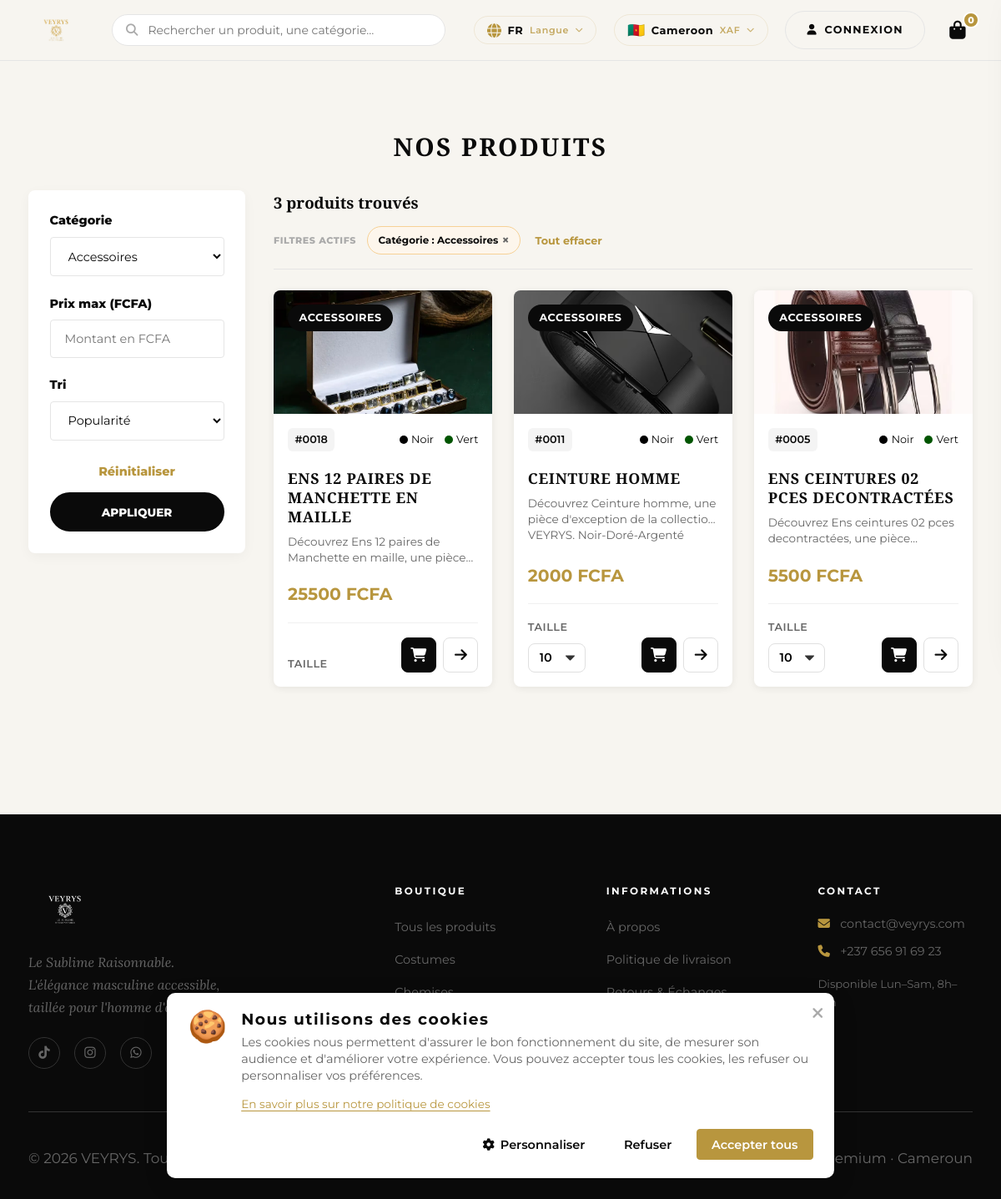
The app's page /accessoires/ with its own data.
### shop/models.py (models this page shows, shortened)
class Category(models.Model):
    name = models.CharField(max_length=100)
    slug = models.SlugField(unique=True, blank=True)
    class Meta:
        verbose_name_plural = "Categories"

class Product(models.Model):
    category = models.ForeignKey(Category, related_name='products', on_delete=models.CASCADE)
    name = models.CharField(max_length=255)
    slug = models.SlugField(unique=True, blank=True)
    description = models.TextField(blank=True)
    price = models.DecimalField(max_digits=12, decimal_places=2)
    colors = models.CharField(max_length=255, default=DEFAULT_COLORS, help_text="List of colors separated by comma")
    sizes = models.CharField(max_length=255, default=DEFAULT_CLOTHING_SIZES, help_text="List of sizes separated by comma")
    stock = models.PositiveIntegerField(default=10)
    created = models.DateTimeField(auto_now_add=True)
    updated = models.DateTimeField(auto_now=True)
    is_active = models.BooleanField(default=True)
    def get_color_options(self):
        return [value.strip() for value in (self.colors or "").split(",") if value.strip()]
    def get_size_options(self):
        return [value.strip() for value in (self.sizes or "").split(",") if value.strip()]
    @property
    def is_belt_product(self):
        product_name = (self.name or "").lower()
        return "ceinture" in product_name or "belt" in product_name
    @property
    def has_single_size(self):
        return len(self.get_size_options()) == 1
    @property
    def size_label(self):
        if self.is_belt_product:
            return "Tour de ceinture (cm)"
        return "Taille"

class ProductImage(models.Model):
    product = models.ForeignKey(Product, related_name='images', on_delete=models.CASCADE)
    image = models.ImageField(upload_to='products/%Y/%m/%d/')
    alt_text = models.CharField(max_length=255, blank=True)

### shop/views.py (the view)
# urls.py: path('', views.product_list, name='product_list'),
def product_list(request, category_slug=None):
    category_filter = request.GET.get('category')
    max_price = request.GET.get('max_price')
    sort = request.GET.get('sort')
    has_filters = bool(category_filter or max_price or sort)
    if request.GET.get('refresh'):
        cache.delete('products_all')
        for cat in Category.objects.all():
            cache.delete(f'products_{cat.slug}')
    context = None
    if not has_filters:
        cache_key = f'products_{category_slug or "all"}'
        context = cache.get(cache_key)
    if not context:
        from django.db.models import Count
        categories = list(Category.objects.annotate(p_count=Count('products')).filter(p_count__gt=0))
        products_qs = Product.objects.filter(is_active=True)
        category = None
        active_category_slug = category_slug or category_filter
        if active_category_slug:
            category = get_object_or_404(Category, slug=active_category_slug)
            products_qs = products_qs.filter(category=category)
        if max_price:
            try:
                products_qs = products_qs.filter(price__lte=float(max_price))
            except ValueError:
                pass
        if sort == 'price_asc':
            products_qs = products_qs.order_by('price')
        elif sort == 'price_desc':
            products_qs = products_qs.order_by('-price')
        elif sort == 'newest':
            products_qs = products_qs.order_by('-created')
        else:
            products_qs = products_qs.order_by('-id')
        products = list(products_qs.prefetch_related('images'))
        context = {
            'category': category,
            'categories': categories,
            'products': products,
        }
        if not has_filters:
            cache_key = f'products_{category_slug or "all"}'
            cache.set(cache_key, context, 3600)
    context = dict(context)
    _attach_list_add_forms(context['products'])
    return render(request, 'shop/product/list.html', context)

### shop/cart.py (called while the page is built)
    def __len__(self):
        return sum(item['quantity'] for item in self.cart.values())

### shop/context_processors.py (called while the page is built)
def cart(request):
    return {'cart': Cart(request)}

def seo(request):
    return {
        'site_url': settings.SITE_URL,
        'current_absolute_url': request.build_absolute_uri(),
    }

### shop/views.py (called while the page is built)
def _attach_list_add_forms(products):
    for product in products:
        product.cart_form = CartAddProductForm(
            product=product,
            initial={'quantity': 1, 'override': False},
        )

### shop/templates/shop/product/list.html (shortened to what this page needs)
{% extends "base.html" %}
{% load static %}
{% block content %}
<div id="home-page-content">
<section id="collections" class="section">
  <div class="container">
    <h2 class="mobile-top-title" style="font-family: var(--font-display); font-size: 1.75rem; font-weight: 800; margin-bottom: 2rem; text-transform: uppercase; text-align: center;">Nos Produits</h2>
    <div class="shop-layout">
      <aside class="shop-sidebar">
        <form action="{% url 'shop:product_list' %}" method="get" class="shop-filter-form">
          <div class="filter-group">
            <label>Catégorie</label>
            <select name="category">
              {% for c in categories %}
              <option value="{{ c.slug }}" {% if category.slug == c.slug or request.GET.category == c.slug %}selected{% endif %}>{{ c.name }}</option>
              {% endfor %}
            </select>
          </div>
          <div class="filter-group">
            <label>Prix max (FCFA)</label>
            <input type="number" name="max_price" placeholder="Montant en FCFA" value="{{ request.GET.max_price }}">
          </div>
          <div class="filter-group">
            <label>Tri</label>
            <select name="sort">
              <option value="popularity" {% if request.GET.sort == 'popularity' %}selected{% endif %}>Popularité</option>
            </select>
          </div>
          <div class="filter-actions">
            <a href="{% url 'shop:product_list' %}" class="btn-reset">Réinitialiser</a>
            <button type="submit" class="btn-submit">Appliquer</button>
          </div>
        </form>
      </aside>
      <main class="shop-main">
        <div class="shop-main-header">
           <span class="product-count">{{ products|length }} produit{{ products|length|pluralize }} trouvé{{ products|length|pluralize }}</span>
           {% if category or request.GET.max_price %}
           <div class="active-filters-tags">
              <span class="active-label">FILTRES ACTIFS</span>
              {% if category %}
                <span class="active-pill">Catégorie : {{ category.name }} <a href="{% url 'shop:product_list' %}">×</a></span>
              {% endif %}
              <a href="{% url 'shop:product_list' %}" class="clear-all">Tout effacer</a>
           </div>
           {% endif %}
        </div>
        {% if products %}
        <div class="product-grid" role="list" aria-label="Liste des produits">
      {% for product in products %}
      <article class="product-card" role="listitem" itemscope itemtype="https://schema.org/Product">
        <div class="product-card__media">
          <a href="{% url 'shop:product_detail' product.id product.slug %}" tabindex="-1" aria-hidden="true">
            {% with image=product.images.first %}
            {% if image %}
            <img src="{{ image.image.url }}" alt="{{ product.name }} — VEYRYS" loading="lazy" itemprop="image">
            {% else %}
            <img src="{% static 'img/logo.png' %}" alt="{{ product.name }} — Image non disponible" loading="lazy">
            {% endif %}
            {% endwith %}
          </a>
          <span class="product-card__badge mockup-badge">{{ product.category.name|upper }}</span>
        </div>
        <div class="product-card__body mockup-body">
          <div class="mockup-meta">
            <span class="mockup-sku">#{{ product.id|stringformat:"04d" }}</span>
            {% if product.colors %}
            <div class="mockup-colors">
              {% for color_name in product.get_color_options %}
                <span class="mockup-color-item">
                  <span class="mockup-color-dot" data-color="{{ color_name|lower }}"></span>
                  {{ color_name|title }}
                </span>
              {% endfor %}
            </div>
            {% endif %}
          </div>
          <h3 class="product-card__name mockup-name">
            <a href="{% url 'shop:product_detail' product.id product.slug %}">{{ product.name|upper }}</a>
          </h3>
          {% if product.description %}
          <p class="product-card__desc mockup-desc">{{ product.description|truncatewords:15 }}</p>
          {% endif %}
          <p class="product-card__price mockup-price" itemprop="offers" itemscope itemtype="https://schema.org/Offer">
            <span itemprop="price" content="{{ product.price }}">{{ product.price|floatformat:0 }}</span>
            <span itemprop="priceCurrency" content="XAF"> FCFA</span>
          </p>
          <div class="mockup-divider"></div>
          <div class="mockup-footer">
            <form action="{% url 'shop:cart_add' product.id %}" method="post" class="ajax-cart-form mockup-cart-form" aria-label="Ajouter au panier">
              <div class="mockup-form-layout">
                <div class="mockup-size-wrapper">
                  <label>TAILLE</label>
                  {{ product.cart_form.selected_size }}
                </div>
                <div class="mockup-actions">
                  <button type="submit" class="mockup-btn-add" aria-label="Ajouter au panier">
                    <i class="fas fa-shopping-cart" aria-hidden="true"></i>
                  </button>
                  <a href="{% url 'shop:product_detail' product.id product.slug %}" class="mockup-btn-view" aria-label="Voir les détails">
                    <i class="fas fa-arrow-right" aria-hidden="true"></i>
                  </a>
                </div>
              </div>
            </form>
          </div>
        </div>
      </article>
      {% endfor %}
    </div>
    {% endif %}
      </main>
    </div>
  </div>
</section>
</div>
{% endblock %}

### records on screen
Category: name "Accessoires"
Product: images.first.image (picture), category.name "ACCESSOIRES", id "0018", get_color_options "Noir" "Vert", name "ENS 12 PAIRES DE MANCHETTE EN MAILLE", description "Découvrez Ens 12 paires de Manchette en maille, une…", price "25500"
Product: images.first.image (picture), category.name "ACCESSOIRES", id "0011", get_color_options "Noir" "Vert", name "CEINTURE HOMME", description "Découvrez Ceinture homme, une pièce d'exception de la collection VEYRYS. Noir-Doré-Argenté", price "2000"
Product: images.first.image (picture), category.name "ACCESSOIRES", id "0005", get_color_options "Noir" "Vert", name "ENS CEINTURES 02 PCES DECONTRACTÉES", description "Découvrez Ens ceintures 02 pces decontractées, une…", price "5500"

### other values on screen
{{ total_items }} "0"
{{ products|length }} "3"
form field category "Accessoires"
